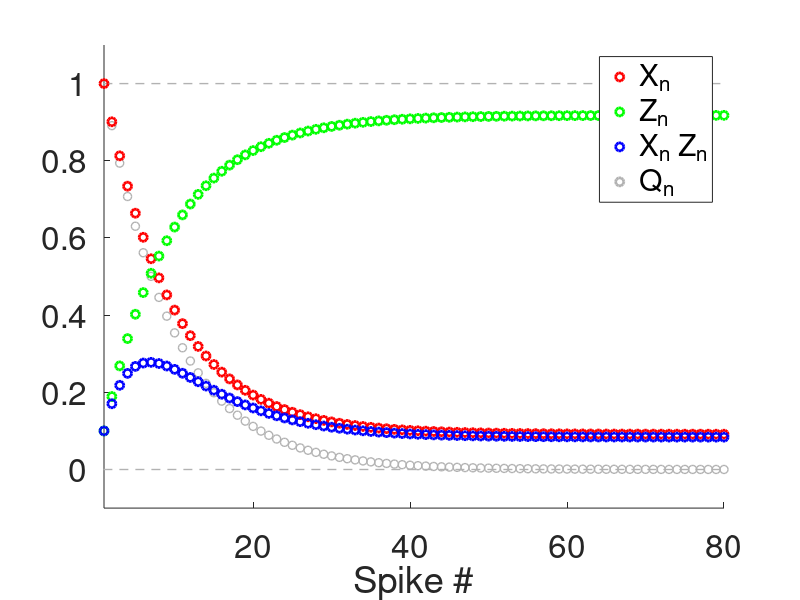
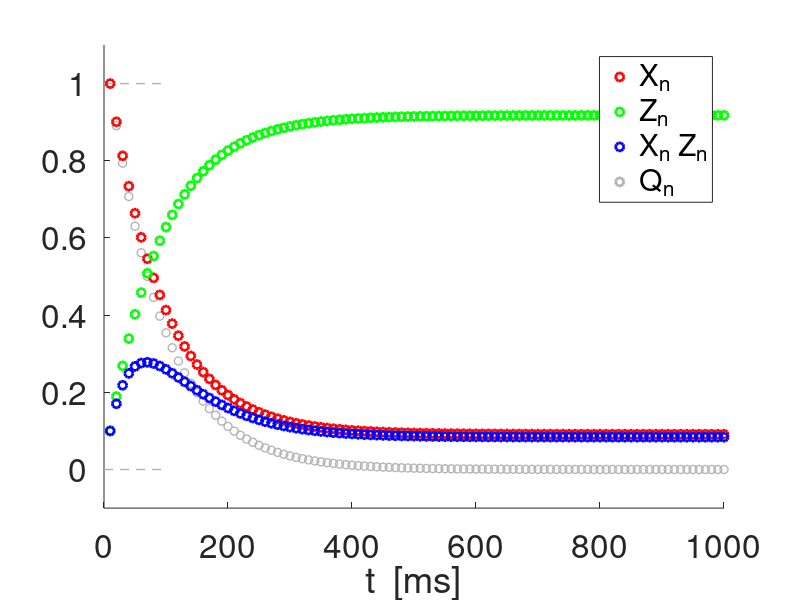
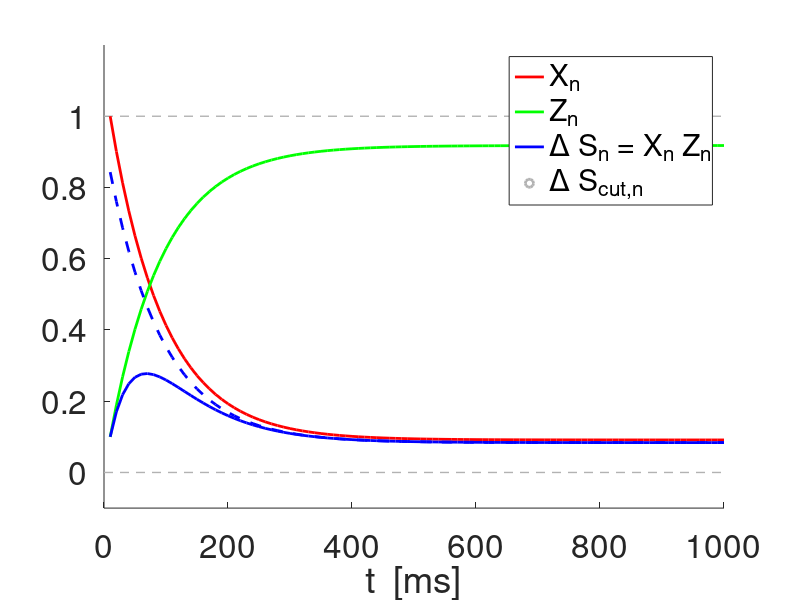
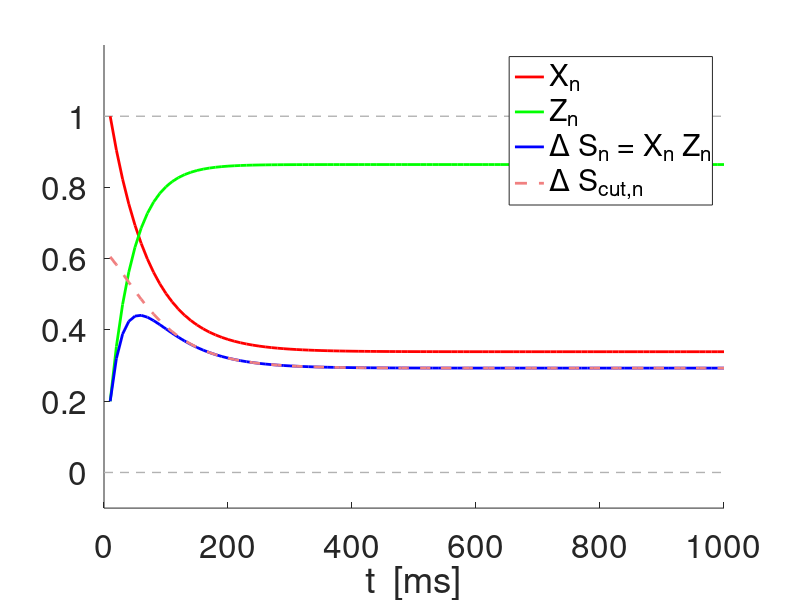

Write MATLAB code to recreate these figures, in order.
% 2021-04-05

% DA model: evolution governed by the solution to the difference equations
% given by
% 
% Xn = Xss + Q(adep,taudep)^(n-1) (X1-Xss)
%
% Zn = Zss = Q(afac,taufac)^(n-1) (Z1-Zss)
%
% Q(astd,taustd) = (1-astd)*exp(-Deltaspk/taustd)
%
% Analysis of the dynamics of Q(astd,taustd)
%
% DA: Dayan & Abbott (2001)
%

clearvars;
close all;

lightblueish = [.4 .6 .9];
lightcoral = [0.94 0.5 0.5];
lightsalmon = [0.9 0.5 0.4];
mediumacquamarine = [0.4 0.8 0.6];
lightgray = [.7 .7 .7];
darkgray = [.3 .3 .3];
darkgray2 = [.1 .1 .1];


% Functions

Q=@(a,tau,Delta) (1-a).*exp(-Delta/tau);
Xbar=@(a,tau,Delta,Xinf) (1-exp(-Delta/tau))*Xinf./(1-(1-a).*exp(-Delta/tau));
Zbar=@(a,tau,Delta,Zinf) ((1-exp(-Delta/tau))*(1-a)*Zinf+a)./(1-(1-a).*exp(-Delta/tau));

% Parameters

% Reference parameter values:
%
% adep = 0.1;
% afac = 0.1;
Xinf = 1;
Zinf = 0;

astp = 0.1;
taustp = 1000;

SpkFreqin = 100;
SpkPerin = 1000/SpkFreqin;
Deltaspk = SpkPerin;


Nspk = 100;
nvec = 1:1:Nspk;
Qn = Q(astp,taustp,Deltaspk).^(nvec-1);

% figure
% hold on
% plot(nvec,Qn,'o','Color',lightgray,'linewidth',2);
% axis([1 Nspk -0.1 1.1]);
% set(gca,'fontsize',24);
% xlabel('Spike #');

Xn = Xbar(astp,taustp,Deltaspk,Xinf)*(1-Qn)+Qn*1; 
Zn = Zbar(astp,taustp,Deltaspk,Zinf)*(1-Qn)+Qn*astp; 

figure
hold on
plot(-100,-100,'or','linewidth',2);
plot(-100,-100,'og','linewidth',2);
plot(-100,-100,'ob','linewidth',2);
plot(-100,-100,'o','Color',lightgray','linewidth',2);
plot([0 Nspk],[0 0],'--','Color',lightgray','linewidth',1);
plot([0 Nspk],[1 1],'--','Color',lightgray','linewidth',1);
plot(nvec,Qn,'o','Color',lightgray,'linewidth',1);
plot(nvec,Xn,'or','linewidth',2);
plot(nvec,Zn,'og','linewidth',2);
plot(nvec,Xn.*Zn,'ob','linewidth',2);
axis([1 80 -0.1 1.1]);
set(gca,'fontsize',24);
xlabel('Spike #');
legend('X_n','Z_n','X_n Z_n','Q_n');

tvec = nvec*Deltaspk;

figure
hold on
plot(-100,-100,'or','linewidth',2);
plot(-100,-100,'og','linewidth',2);
plot(-100,-100,'ob','linewidth',2);
plot(-100,-100,'o','Color',lightgray','linewidth',2);
plot([0 Nspk],[0 0],'--','Color',lightgray','linewidth',1);
plot([0 Nspk],[1 1],'--','Color',lightgray','linewidth',1);
plot(tvec,Qn,'o','Color',lightgray,'linewidth',1);
plot(tvec,Xn,'or','linewidth',2);
plot(tvec,Zn,'og','linewidth',2);
plot(tvec,Xn.*Zn,'ob','linewidth',2);
axis([0 Nspk*Deltaspk -0.1 1.1]);
set(gca,'fontsize',24);
xlabel('t  [ms]');
legend('X_n','Z_n','X_n Z_n','Q_n');

figure
hold on
plot(-100,-100,'-r','linewidth',2);
plot(-100,-100,'-g','linewidth',2);
plot(-100,-100,'-b','linewidth',2);
plot(-100,-100,'o','Color',lightgray','linewidth',2);
plot([0 1000],[0 0],'--','Color',lightgray','linewidth',1);
plot([0 1000],[1 1],'--','Color',lightgray','linewidth',1);
plot(tvec,Xn,'-r','linewidth',2);
plot(tvec,Zn,'-g','linewidth',2);
plot(tvec,Xn.*Zn,'-b','linewidth',2);
axis([0 1000 -0.1 1.2]);
set(gca,'fontsize',24);
xlabel('t  [ms]');
legend('X_n','Z_n','\Delta S_n = X_n Z_n');

Xb = Xbar(astp,taustp,Deltaspk,Xinf);
Zb = Zbar(astp,taustp,Deltaspk,Zinf);
X1 = Xn(1);
Z1 = Zn(1);
XZncut = Xb*Zb+Qn*(X1-Xb)*Zb+Qn*(Z1-Zb)*Xb;

plot(tvec,XZncut,'--b','linewidth',2);
legend('X_n','Z_n','\Delta S_n = X_n Z_n','\Delta S_{cut,n}');




% Time scale for Q (time it takes for Q to decrease from Q=1 to Q = 0.37)
% sgma

alpha = 0.37;
sgma = log(alpha)/log(Q(astp,taustp,Deltaspk));


% Time scales for Xn and Zn (time it takes for Xn and  Zn to decrease from
% X1 and Z1 to X1*0.37 and Z1*0.37, respectively
% sgmad and sgmaf

adep = astp;
afac = astp;
taudep = taustp;
taufac = taustp;

sgmad = log(alpha)/log(Q(adep,taudep,Deltaspk));

% log((alpha*Xn(1)-Xbar(adep,taudep,Deltaspk,Xinf))/(Xn(1)-Xbar(adep,taudep,Deltaspk,Xinf)))/log(Q(adep,taudep,Deltaspk));
% sgmadf= log((alpha*Zn(1)-Zbar(afac,taufac,Deltaspk,Zinf))/(Zn(1)-Zbar(afac,taufac,Deltaspk,Zinf)))/log(Q(afac,taufac,Deltaspk));


CUT = 1;
if CUT == 1
    
    % Computation of the "cut sequence" for DeltaS_n = Xn*Zn
    % Computation of the peak time tc (or lack of thereof) for the cut 
    % sequence


    % % Continuous version
    % 
    % x = 1:0.01:Nspk;
    % Qx = Q(astp,taustp,Deltaspk).^(x-1);
    % Qx1 = Qx.*log(Q(astp,taustp,Deltaspk));
    % 
    % plot(x,Qx,'-r','linewidth',2);
    % plot(x,Qx1,'-g','linewidth',2);

    SpkFreqin = 100;
    SpkPerin = 1000/SpkFreqin;
    Deltaspk = SpkPerin;

    adep = 0.1;
    afac = 0.2;
    taudep = 100;
    taufac = 1000;
    
    adep = 0.1;
    afac = 0.2;
    taudep = 200;
    taufac = 250;


    Qd = Q(adep,taudep,Deltaspk);
    Qf = Q(afac,taufac,Deltaspk);
    Qdn = Qd.^(nvec-1);
    Qfn = Qf.^(nvec-1);
    Xb = Xbar(adep,taudep,Deltaspk,Xinf);
    Zb = Zbar(afac,taufac,Deltaspk,Zinf);

    Xn = Xb*(1-Qdn)+Qdn*1; 
    Zn = Zb*(1-Qfn)+Qfn*afac; 
    XZ = Xn.*Zn;
    XZncut = Xb*Zb+Qdn*(X1-Xb)*Zb+Qfn*(Z1-Zb)*Xb;


    figure
    hold on
    plot(-100,-100,'-r','linewidth',2);
    plot(-100,-100,'-g','linewidth',2);
    plot(-100,-100,'-b','linewidth',2);
    plot(-100,-100,'--','Color',lightcoral,'linewidth',2);
    plot(-100,-100,'o','Color',lightgray','linewidth',2);
    plot([0 1000],[0 0],'--','Color',lightgray','linewidth',1);
    plot([0 1000],[1 1],'--','Color',lightgray','linewidth',1);
    plot(tvec,Xn,'-r','linewidth',2);
    plot(tvec,Zn,'-g','linewidth',2);
    plot(tvec,XZ,'-b','linewidth',2);
    axis([0 1000 -0.1 1.2]);
    set(gca,'fontsize',24);
    xlabel('t  [ms]');
    legend('X_n','Z_n','\Delta S_n = X_n Z_n');
    plot(tvec,XZncut,'--','Color',lightcoral,'linewidth',2);
    legend('X_n','Z_n','\Delta S_n = X_n Z_n','\Delta S_{cut,n}');
    
%     gmad = Deltaspk/taudep;
%     gmaf = Deltaspk/taufac;
%     Qd = Q(adep,taudep,gmad*taudep);
%     Qf = Q(afac,taufac,gmaf*taufac);    
%     Xb = Xbar(adep,taudep,gmad*taudep,Xinf);
%     Zb = Zbar(afac,taufac,gmaf*taufac,Zinf);
%     X1 = 1;
%     Z1 = afac;
%     b = (X1-Xb)*Zb;
%     c = (Z1-Zb)*Xb;

   
    Qd = Q(adep,taudep,Deltaspk);
    Qf = Q(afac,taufac,Deltaspk);    
    Xb = Xbar(adep,taudep,Deltaspk,Xinf);
    Zb = Zbar(afac,taufac,Deltaspk,Zinf);
    X1 = 1;
    Z1 = afac;
    b = (X1-Xb)*Zb;
    c = (Z1-Zb)*Xb;
    
    tc = 1+log(-c/b*log(Qf)/log(Qd))/log(Qd/Qf);
    
elseif CUT == 2
    
    
    % Computation of tc for changing values of gmad
    
    adep = 0.1;
    afac = 0.1;
    X1 = 1;
    Z1 = afac;

    gmaf = 0.1;
    Qf = Q(afac,taufac,gmaf*taufac);    
    Zb = Zbar(afac,taufac,gmaf*taufac,Zinf);
    
    vec = -3:0.1:10;
    gmadvec =exp(vec);
    tcvec = zeros(1,length(gmadvec));
   
    for k=1:length(gmadvec)
        gmad = gmadvec(k);
        Qd = Q(adep,taudep,gmad*taudep);
        Xb = Xbar(adep,taudep,gmad*taudep,Xinf);
        b = (X1-Xb)*Zb;
        c = (Z1-Zb)*Xb;
        tcvec(k) = 1+log(-c./b.*log(Qf)./log(Qd))./log(Qd./Qf);    
    end
       
    figure(101)
    hold on
    plot(vec,tcvec,'ob','linewidth',2);
    
    gmaf = 1;
    Qf = Q(afac,taufac,gmaf*taufac);    
    Zb = Zbar(afac,taufac,gmaf*taufac,Zinf);
    
    vec = -3:0.1:10;
    gmadvec =exp(vec);
    tcvec = zeros(1,length(gmadvec));
   
    for k=1:length(gmadvec)
        gmad = gmadvec(k);
        Qd = Q(adep,taudep,gmad*taudep);
        Xb = Xbar(adep,taudep,gmad*taudep,Xinf);
        b = (X1-Xb)*Zb;
        c = (Z1-Zb)*Xb;
        tcvec(k) = 1+log(-c./b.*log(Qf)./log(Qd))./log(Qd./Qf);    
    end
    
    plot(vec,tcvec,'or','linewidth',2);
    
    gmaf = 10;
    Qf = Q(afac,taufac,gmaf*taufac);    
    Zb = Zbar(afac,taufac,gmaf*taufac,Zinf);
    
    vec = -3:0.1:10;
    gmadvec =exp(vec);
    tcvec = zeros(1,length(gmadvec));
   
    for k=1:length(gmadvec)
        gmad = gmadvec(k);
        Qd = Q(adep,taudep,gmad*taudep);
        Xb = Xbar(adep,taudep,gmad*taudep,Xinf);
        b = (X1-Xb)*Zb;
        c = (Z1-Zb)*Xb;
        tcvec(k) = 1+log(-c./b.*log(Qf)./log(Qd))./log(Qd./Qf);    
    end
    
    plot(vec,tcvec,'og','linewidth',2);
    
    gmaf = 20;
    Qf = Q(afac,taufac,gmaf*taufac);    
    Zb = Zbar(afac,taufac,gmaf*taufac,Zinf);
    
    vec = -3:0.1:10;
    gmadvec =exp(vec);
    tcvec = zeros(1,length(gmadvec));
   
    for k=1:length(gmadvec)
        gmad = gmadvec(k);
        Qd = Q(adep,taudep,gmad*taudep);
        Xb = Xbar(adep,taudep,gmad*taudep,Xinf);
        b = (X1-Xb)*Zb;
        c = (Z1-Zb)*Xb;
        tcvec(k) = 1+log(-c./b.*log(Qf)./log(Qd))./log(Qd./Qf);    
    end
    
    plot(vec,tcvec,'o','Color',lightcoral,'linewidth',2);
    
    gmaf = 30;
    Qf = Q(afac,taufac,gmaf*taufac);    
    Zb = Zbar(afac,taufac,gmaf*taufac,Zinf);
    
    vec = -3:0.1:10;
    gmadvec =exp(vec);
    tcvec = zeros(1,length(gmadvec));
   
    for k=1:length(gmadvec)
        gmad = gmadvec(k);
        Qd = Q(adep,taudep,gmad*taudep);
        Xb = Xbar(adep,taudep,gmad*taudep,Xinf);
        b = (X1-Xb)*Zb;
        c = (Z1-Zb)*Xb;
        tcvec(k) = 1+log(-c./b.*log(Qf)./log(Qd))./log(Qd./Qf);    
    end
    
    plot(vec,tcvec,'o','Color',lightblueish,'linewidth',2);
    
    
    figure(101)
    axis([vec(1) vec(end) -100 100])
    set(gca,'fontsize',24);
%     xtickformat('%.1f')
%     set(gca,'XTickLabel',exp(-2:2:10));   
    xlabel('\gamma_{dep}');
    

    
    
    
    
    
end


